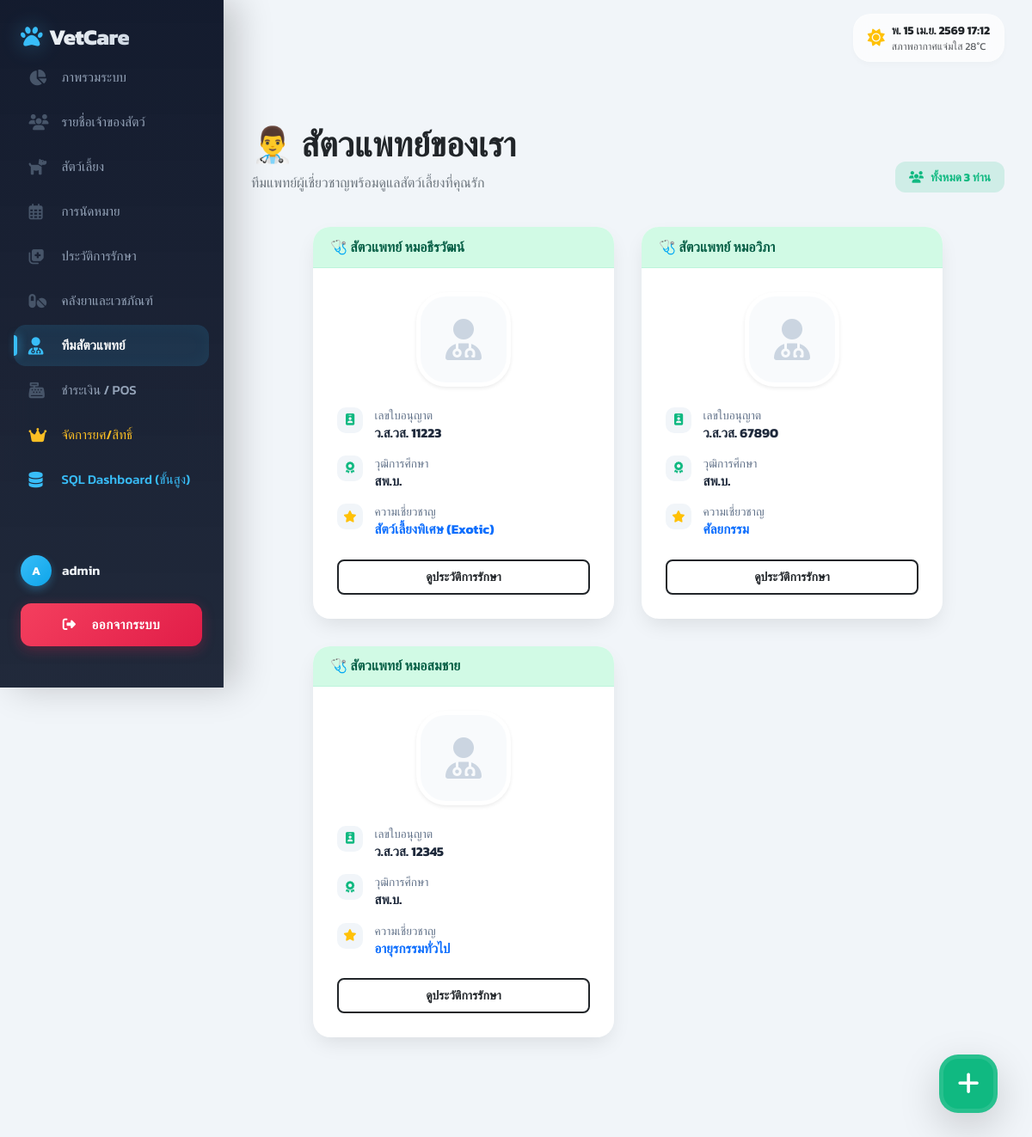
The page /vets/ (signed in) on the database its author committed.
### myapp/models.py (models this page shows, shortened)
class Vet(models.Model):
    doctor_id = models.CharField(max_length=50, blank=True, null=True, verbose_name='รหัสแพทย์')
    license_no = models.CharField(max_length=50, blank=True, null=True, verbose_name='เลขที่ใบอนุญาตประกอบวิชาชีพ')
    role_choices = [
        ('แพทย์ฝึกหัด', 'แพทย์ฝึกหัด'),
        ('สัตวแพทย์', 'สัตวแพทย์'),
        ('สัตวแพทย์อาวุโส', 'สัตวแพทย์อาวุโส')
    ]
    role_level = models.CharField(max_length=50, choices=role_choices, blank=True, null=True, verbose_name='ระดับตำแหน่ง')
    first_name = models.CharField(max_length=100, blank=True, null=True, verbose_name='ชื่อ')
    last_name = models.CharField(max_length=100, blank=True, null=True, verbose_name='นามสกุล')
    national_id = models.CharField(max_length=20, blank=True, null=True, verbose_name='เลขประจำตัวประชาชน')
    specialization_choices = [
        ('อายุรกรรมทั่วไป', 'อายุรกรรมทั่วไป'),
        ('ศัลยกรรม', 'ศัลยกรรม'),
        ('สัตว์เลี้ยงพิเศษ (Exotic)', 'สัตว์เลี้ยงพิเศษ (Exotic)'),
        ('โรคผิวหนัง', 'โรคผิวหนัง'),
        ('หัวใจและหลอดเลือด', 'หัวใจและหลอดเลือด'),
        ('จักษุวิทยา', 'จักษุวิทยา')
    ]
    specialization = models.CharField(max_length=100, choices=specialization_choices, blank=True, null=True, verbose_name='สาขาความเชี่ยวชาญ')
    degree = models.CharField(max_length=100, blank=True, null=True, verbose_name='วุฒิการศึกษา')
    university = models.CharField(max_length=100, blank=True, null=True, verbose_name='มหาวิทยาลัย')
    license_expiry = models.DateField(blank=True, null=True, verbose_name='วันหมดอายุใบอนุญาต')
    address_1 = models.CharField(max_length=255, blank=True, null=True, verbose_name='ที่อยู่บรรทัดที่ 1')
    address_2 = models.CharField(max_length=255, blank=True, null=True, verbose_name='ที่อยู่บรรทัดที่ 2')
    phone = models.CharField(max_length=15, blank=True, null=True, verbose_name='เบอร์มือถือ')
    email = models.EmailField(blank=True, null=True, verbose_name='อีเมล')
    working_hours = models.TextField(blank=True, null=True, verbose_name='ตารางปฏิบัติงาน')
    remarks = models.TextField(blank=True, null=True, verbose_name='หมายเหตุ')
    image = models.ImageField(upload_to='vet_images/', blank=True, null=True, verbose_name='รูปถ่ายแพทย์')

### myapp/views.py (the view)
# urls.py: path('vets/', staff_required_redirect(views.VetListView.as_view()), name='vet_list'),
class VetListView(StaffRequiredMixin, ListView):
    model = Vet
    template_name = 'myapp/vet/vet_list.html'
    context_object_name = 'vets'
    paginate_by = 10
    def get_queryset(self):
        qs = super().get_queryset()
        q = self.request.GET.get('q', '')
        if q:
            qs = qs.filter(
                models.Q(first_name__icontains=q) |
                models.Q(last_name__icontains=q) |
                models.Q(specialty__icontains=q)
            )
        return qs.order_by('first_name')
    def get_context_data(self, **kwargs):
        context = super().get_context_data(**kwargs)
        context['q'] = self.request.GET.get('q', '')
        return context

### myapp/views.py (called while the page is built, shortened)
def staff_required_redirect(view_func):
    @wraps(view_func)
    def _wrapped_view(request, *args, **kwargs):
        if not request.user.is_authenticated:
            return redirect('login')
        if not request.user.is_staff:
            messages.warning(request, "ขออภัย! คุณไม่มีสิทธิ์เข้าถึงหน้านี้ (เฉพาะพนักงาน)")
            return redirect('client_dashboard')
        return view_func(request, *args, **kwargs)
    return _wrapped_view

    def test_func(self):
        return self.request.user.is_staff

    def dispatch(self, request, *args, **kwargs):
        if not request.user.is_authenticated:
            return redirect('login')
        return super().dispatch(request, *args, **kwargs)

### myapp/templates/myapp/vet/vet_list.html (shortened to what this page needs)
{% extends 'myapp/core/base.html' %}
{% load static %}
{% block content %}
<div class="container page-container">
    <div class="page-header d-flex justify-content-between align-items-end">
        <div>
            <h1 class="fw-bold mb-2">👨‍⚕️ สัตวแพทย์ของเรา</h1>
            <p class="text-secondary mb-0">ทีมแพทย์ผู้เชี่ยวชาญพร้อมดูแลสัตว์เลี้ยงที่คุณรัก</p>
        </div>
        <div class="badge-count">
            <i class="fas fa-users me-2"></i>ทั้งหมด {{ vets|length }} ท่าน
        </div>
    </div>
    <div class="vet-grid">
        {% for vet in vets %}
        <div class="vet-card">
            <div class="card-header-bar">
                <h6>🩺 สัตวแพทย์ หมอ{{ vet.first_name }}</h6>
            </div>
            <div class="card-profile-body">
                <div class="d-flex justify-content-center w-100 mb-4">
                    <div class="photo-frame shadow-sm" style="margin: 0 !important;">
                        {% if vet.image %}
                            <img src="{{ vet.image.url }}" alt="{{ vet.first_name }}">
                        {% else %}
                            <div class="empty-photo">
                                <i class="fas fa-user-md"></i>
                            </div>
                        {% endif %}
                    </div>
                </div>
                <div class="vet-details">
                    <div class="detail-row">
                        <i class="fas fa-id-badge"></i>
                        <span class="detail-text">
                            เลขใบอนุญาต
                            <b>ว.ส.{{ vet.license_no|default:"5XXX" }}</b>
                        </span>
                    </div>
                    <div class="detail-row">
                        <i class="fas fa-award"></i>
                        <span class="detail-text">
                            วุฒิการศึกษา
                            <b>{{ vet.degree|default:"สพ.บ. (สัตวแพทยศาสตรบัณฑิต)" }}</b>
                        </span>
                    </div>
                    <div class="detail-row">
                        <i class="fas fa-star text-warning"></i>
                        <span class="detail-text">
                            ความเชี่ยวชาญ
                            <b class="text-primary">{{ vet.specialization|default:"อายุรกรรมทั่วไป" }}</b>
                        </span>
                    </div>
                </div>
                <a href="{% url 'vet_detail' vet.pk %}" class="btn btn-outline-dark w-100 mt-4 border-2 fw-bold rounded-3 py-2 btn-sm">
                    ดูประวัติการรักษา
                </a>
            </div>
        </div>
        {% endfor %}
    </div>
</div>
<a href="{% url 'vet_create' %}" class="btn-fab shadow-lg" title="เพิ่มสัตวแพทย์ใหม่">
    <i class="fas fa-plus"></i>
</a>
{% endblock %}

### myapp/templates/myapp/core/base.html (shortened to what this page needs)
<!DOCTYPE html>
<html lang="th" data-bs-theme="light">
<head>
    <link href="https://cdn.jsdelivr.net/npm/bootstrap@5.3.3/dist/css/bootstrap.min.css" rel="stylesheet">
    <link rel="stylesheet" href="https://cdnjs.cloudflare.com/ajax/libs/font-awesome/6.4.0/css/all.min.css">
</head>
<body>
    {% if request.user.is_authenticated %}
    <aside class="sidebar d-flex flex-column" id="sidebar">
        <div class="sidebar-header d-flex justify-content-between align-items-center mb-1">
            <a href="{% url 'dashboard' %}" class="sidebar-brand mb-0">
                <i class="fas fa-paw me-2"></i> VetCare
            </a>
        </div>
        <div class="sidebar-content">
            <ul class="nav flex-column nav-sidebar w-100">
                <li class="nav-item">
                    <a class="nav-link {% if request.path == '/' or '/dashboard' in request.path %}active{% endif %}" href="{% url 'dashboard' %}">
                        <i class="fas fa-chart-pie"></i> ภาพรวมระบบ
                    </a>
                </li>
                <li class="nav-item">
                    <a class="nav-link {% if '/owners' in request.path %}active{% endif %}" href="{% url 'owner_list' %}">
                        <i class="fas fa-users"></i> รายชื่อเจ้าของสัตว์
                    </a>
                </li>
                <li class="nav-item">
                    <a class="nav-link {% if '/pets' in request.path %}active{% endif %}" href="{% url 'pet_list' %}">
                        <i class="fas fa-dog"></i> สัตว์เลี้ยง
                    </a>
                </li>
                <li class="nav-item">
                    <a class="nav-link {% if '/appointments' in request.path %}active{% endif %}" href="{% url 'appointment_list' %}">
                        <i class="far fa-calendar-alt"></i> การนัดหมาย
                    </a>
                </li>
                <li class="nav-item">
                    <a class="nav-link {% if '/medical-records' in request.path %}active{% endif %}" href="{% url 'medical_record_list' %}">
                        <i class="fas fa-notes-medical"></i> ประวัติการรักษา
                    </a>
                </li>
                <li class="nav-item">
                    <a class="nav-link {% if '/medicines' in request.path %}active{% endif %}" href="{% url 'medicine_list' %}">
                        <i class="fas fa-pills"></i> คลังยาและเวชภัณฑ์
                    </a>
                </li>
                <li class="nav-item">
                    <a class="nav-link {% if '/vets' in request.path %}active{% endif %}" href="{% url 'vet_list' %}">
                        <i class="fas fa-user-md"></i> ทีมสัตวแพทย์
                    </a>
                </li>
                <li class="nav-item">
                    <a class="nav-link {% if '/pos' in request.path %}active{% endif %}" href="{% url 'pos' %}">
                        <i class="fas fa-cash-register"></i> ชำระเงิน / POS
                    </a>
                </li>
                {% if request.user.is_superuser %}
                <li class="nav-item">
                    <a class="nav-link theme-gold {% if '/users' in request.path %}active{% endif %}" href="{% url 'admin_user_management' %}">
                        <i class="fas fa-crown"></i> จัดการยศ/สิทธิ์
                    </a>
                </li>
                <li class="nav-item">
                    <a class="nav-link theme-cyan {% if '/sql-dashboard' in request.path %}active{% endif %}" href="{% url 'sql_clinic_dashboard' %}">
                        <i class="fas fa-database"></i> SQL Dashboard (ขั้นสูง)
                    </a>
                </li>
                {% endif %}
            </ul>
        </div>
        <div class="sidebar-footer">
            <div class="user-profile-mini">
                <div class="avatar-circle">
                    {{ request.user.username|make_list|first|upper }}
                </div>
                <div class="username">
                    {% if request.user.first_name %}{{ request.user.first_name }}{% else %}{{ request.user.username }}{% endif %}
                </div>
            </div>
            <form action="{% url 'logout' %}" method="post" class="px-0">
                <button type="submit" class="btn btn-logout-premium">
                    <i class="fas fa-sign-out-alt me-2"></i>ออกจากระบบ
                </button>
            </form>
        </div>
    </aside>
    {% endif %}
    {% if request.user.is_authenticated %}
    <header class="navbar-top d-flex justify-content-between align-items-center">
        <div class="d-flex align-items-center gap-3">
            <div class="glass-widget d-none d-md-flex align-items-center">
                <i class="fas fa-sun text-warning me-2 fs-5"></i>
                <div>
                    <div class="fw-bold" style="font-size: 0.85rem;" id="datetimeWidget">Loading...</div>
                    <div class="text-muted" style="font-size: 0.75rem;">สภาพอากาศแจ่มใส 28°C</div>
                </div>
            </div>
        </div>
    </header>
    {% endif %}
    <main class="main-wrapper">
        <div class="container-fluid px-0">
            {% block content %}{% endblock %}
        </div>
    </main>
</body>
</html>

### myapp/templates/myapp/vet/vet_list.html (style rules this page uses)
:root { --deep-blue: #0f172a; --card-bg: #ffffff; --pastel-green: #d1fae5; --text-header: #065f46; --text-body: #334155; --shadow-soft: 0 10px 25px -5px rgba(0, 0, 0, 0.1); --primary-green: #10b981; }
.page-container { padding: 2rem 0 5rem; }
.page-header { margin-bottom: 2.5rem; }
.vet-grid { display: grid; grid-template-columns: repeat(auto-fit, minmax(280px, 350px)); justify-content: center; gap: 2rem; }
.vet-card { background: var(--card-bg); border-radius: 20px; overflow: hidden; border: none; transition: all 0.4s cubic-bezier(0.175, 0.885, 0.32, 1.275); position: relative; box-shadow: var(--shadow-soft); height: 100%; display: flex; flex-direction: column; }
.card-header-bar { background: var(--pastel-green); padding: 0.85rem 1.25rem; display: flex; align-items: center; border-bottom: 1px solid rgba(16, 185, 129, 0.1); }
.card-header-bar h6 { margin: 0; color: var(--text-header); font-weight: 800; font-size: 1rem; }
.card-profile-body { padding: 1.75rem; text-align: center; flex-grow: 1; }
.photo-frame { width: 110px; height: 110px; margin-left: auto; margin-right: auto; margin-bottom: 1.5rem; border-radius: 35px; overflow: hidden; background: #f8fafc; border: 5px solid #ffffff; box-shadow: 0 8px 15px rgba(0,0,0,0.08); }
.photo-frame .empty-photo { font-size: 3rem; color: #cbd5e1; width: 100%; height: 100%; display: flex; align-items: center; justify-content: center; }
.vet-details { text-align: left; display: flex; flex-direction: column; gap: 1rem; }
.detail-row { display: flex; align-items: flex-start; gap: 0.85rem; }
.detail-row i { width: 30px; height: 30px; background: #f1f5f9; border-radius: 10px; display: flex; align-items: center; justify-content: center; color: var(--primary-green); font-size: 0.85rem; flex-shrink: 0; }
.detail-text { color: #64748b; font-size: 0.85rem; line-height: 1.4; }
.detail-text b { display: block; color: #1e293b; font-size: 0.95rem; font-weight: 700; }
.btn-fab { position: fixed; bottom: 2.5rem; right: 2.5rem; width: 68px; height: 68px; background: var(--primary-green); color: white; border-radius: 22px; display: flex; align-items: center; justify-content: center; font-size: 1.8rem; box-shadow: 0 12px 20px -5px rgba(16, 185, 129, 0.5); transition: all 0.3s cubic-bezier(0.175, 0.885, 0.32, 1.275); text-decoration: none; z-index: 1000; border: 5px solid rgba(255, 255, 255, 0.1); }
.badge-count { background: rgba(16, 185, 129, 0.15); color: var(--primary-green); padding: 0.5rem 1rem; border-radius: 12px; font-weight: 700; font-size: 0.85rem; }

### rows shown on the page
Vet: first_name "ธีรวัฒน์", license_no "วส. 11223", degree "สพ.บ.", specialization "สัตว์เลี้ยงพิเศษ (Exotic)"
Vet: first_name "วิภา", license_no "วส. 67890", degree "สพ.บ.", specialization "ศัลยกรรม"
Vet: first_name "สมชาย", license_no "วส. 12345", degree "สพ.บ.", specialization "อายุรกรรมทั่วไป"

### other values the page prints
{{ request.user.username|make_list|first|upper }} "A"
{{ request.user.first_name }} "admin"
{{ vets|length }} "3"
